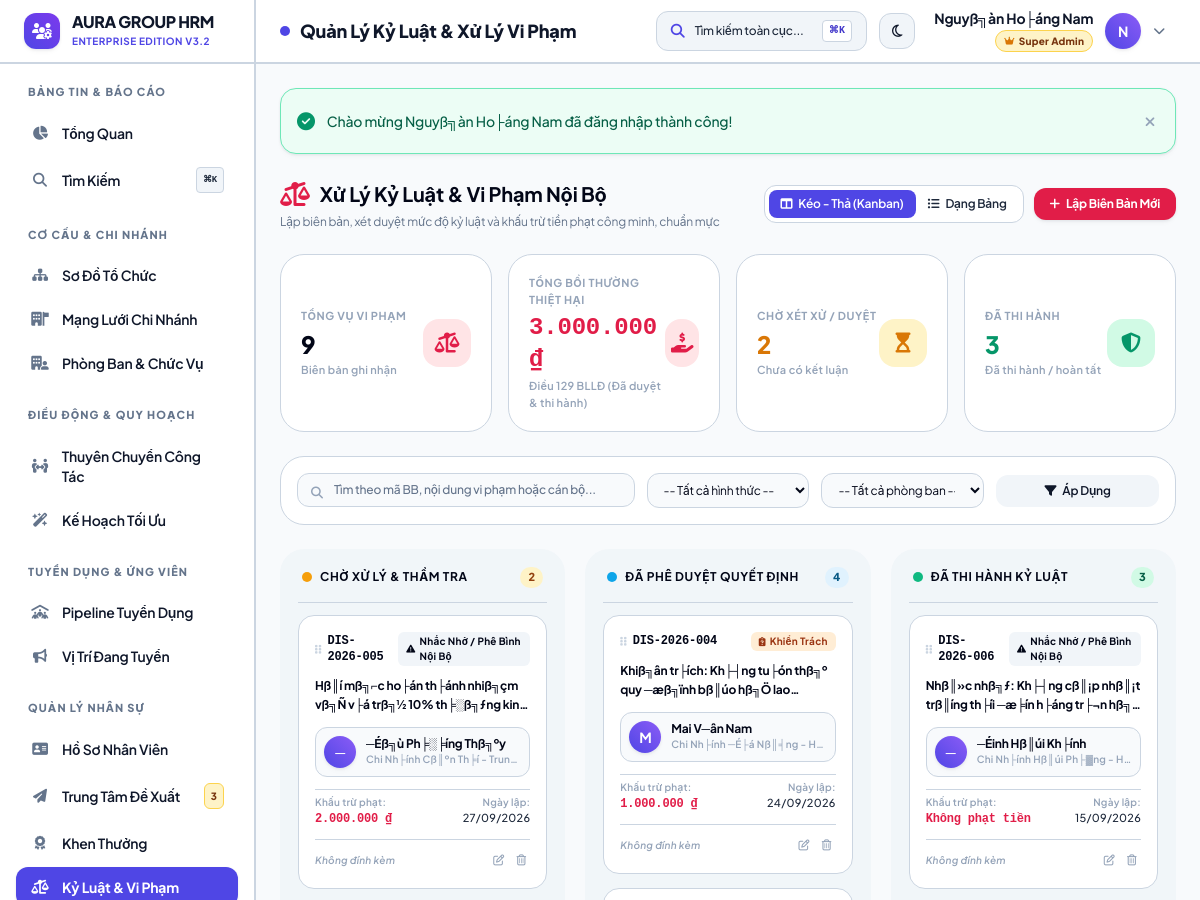
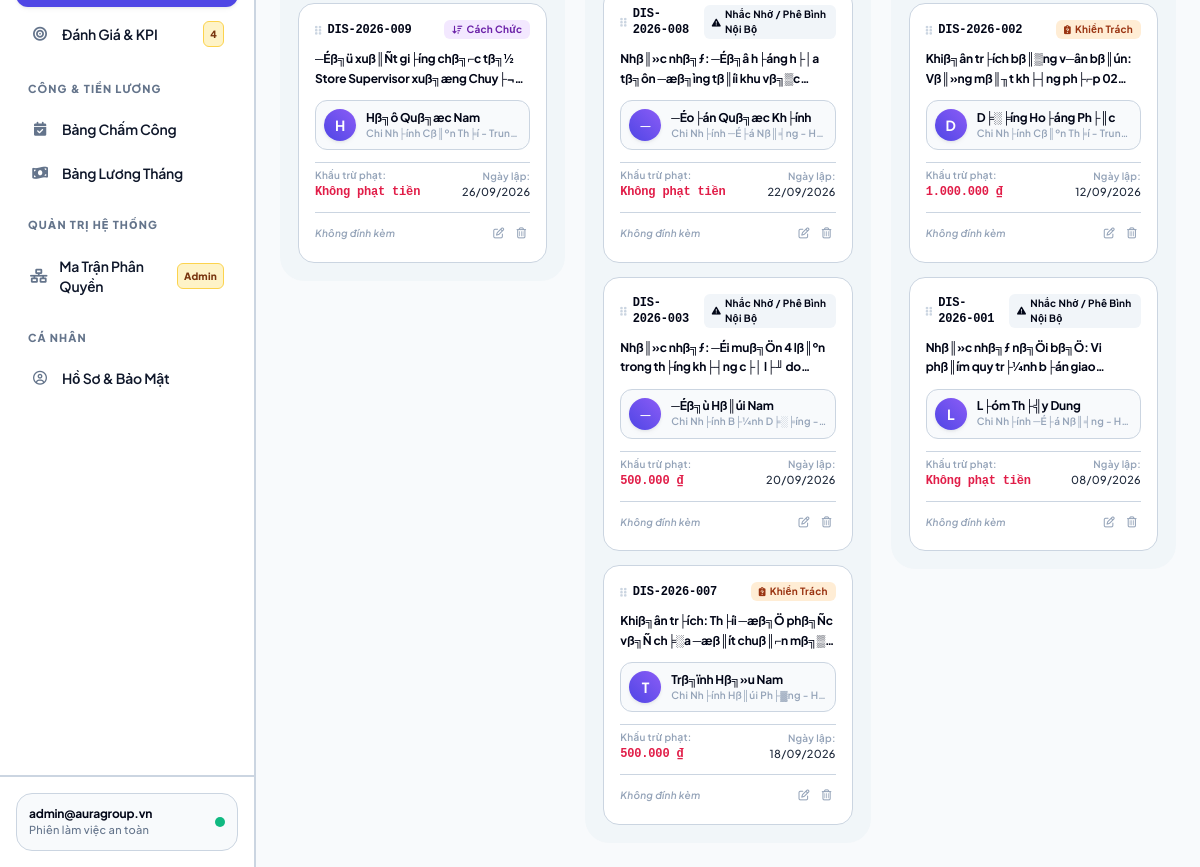
The page /modules/disciplines/index.php (signed in) on the database its author committed (2 pictures, top to bottom).
### tables this page shows
CREATE TABLE `disciplines` (
  `id` int(11) NOT NULL AUTO_INCREMENT,
  `discipline_code` varchar(50) NOT NULL COMMENT 'M├ú bi├¬n bß║ún: KL-YYYY-XXX',
  `employee_id` int(11) NOT NULL COMMENT 'Nh├ón vi├¬n bß╗ï xß╗¡ l├╜ kß╗╖ luß║¡t',
  `discipline_type` enum('warning','reprimand','salary_cut','demotion','termination') DEFAULT 'warning' COMMENT 'H├¼nh thß╗⌐c kß╗╖ luß║¡t',
  `title` varchar(255) NOT NULL COMMENT 'Ti├¬u ─æß╗ü / H├ánh vi vi phß║ím',
  `description` text DEFAULT NULL COMMENT 'Nß╗Öi dung chi tiß║┐t vi phß║ím & kß║┐t luß║¡n',
  `penalty_amount` decimal(15,2) DEFAULT 0.00 COMMENT 'Sß╗æ tiß╗ün phß║ít / khß║Ñu trß╗½ (nß║┐u c├│)',
  `decision_number` varchar(100) DEFAULT NULL COMMENT 'Sß╗æ quyß║┐t ─æß╗ïnh kß╗╖ luß║¡t',
  `discipline_date` date NOT NULL COMMENT 'Ng├áy lß║¡p bi├¬n bß║ún / ban h├ánh quyß║┐t ─æß╗ïnh',
  `status` enum('pending','approved','executed','cancelled') DEFAULT 'pending' COMMENT 'Trß║íng th├íi quy tr├¼nh',
  `attachment` varchar(255) DEFAULT NULL COMMENT 'Tß╗çp bi├¬n bß║ún scan ─æ├¡nh k├¿m',
  `created_by` int(11) DEFAULT NULL COMMENT 'Ng╞░ß╗¥i lß║¡p bi├¬n bß║ún',
  `approved_by` int(11) DEFAULT NULL COMMENT 'L├únh ─æß║ío ph├¬ duyß╗çt',
  `approved_at` datetime DEFAULT NULL,
  `executed_at` datetime DEFAULT NULL,
  `created_at` timestamp NOT NULL DEFAULT current_timestamp(),
  PRIMARY KEY (`id`),
  UNIQUE KEY `discipline_code` (`discipline_code`),
  KEY `employee_id` (`employee_id`),
  KEY `created_by` (`created_by`),
  KEY `approved_by` (`approved_by`),
  CONSTRAINT `disciplines_ibfk_1` FOREIGN KEY (`employee_id`) REFERENCES `employees` (`id`) ON DELETE CASCADE,
  CONSTRAINT `disciplines_ibfk_2` FOREIGN KEY (`created_by`) REFERENCES `users` (`id`) ON DELETE SET NULL,
  CONSTRAINT `disciplines_ibfk_3` FOREIGN KEY (`approved_by`) REFERENCES `users` (`id`) ON DELETE SET NULL
);

CREATE TABLE `employees` (
  `id` int(11) NOT NULL AUTO_INCREMENT,
  `employee_code` varchar(20) NOT NULL,
  `fullname` varchar(100) NOT NULL,
  `gender` enum('Nam','Nu','Khac') DEFAULT 'Nam',
  `birth_date` date DEFAULT NULL,
  `identity_card` varchar(20) DEFAULT NULL,
  `phone` varchar(20) DEFAULT NULL,
  `email` varchar(100) DEFAULT NULL,
  `bank_account` varchar(50) DEFAULT NULL,
  `address` text DEFAULT NULL,
  `avatar` varchar(255) DEFAULT NULL,
  `branch_id` int(11) DEFAULT 1,
  `department_id` int(11) DEFAULT NULL,
  `position_id` int(11) DEFAULT NULL,
  `user_id` int(11) DEFAULT NULL COMMENT 'Li├¬n kß║┐t nß║┐u nh├ón vi├¬n c├│ t├ái khoß║ún ─æ─âng nhß║¡p',
  `hire_date` date NOT NULL,
  `employment_status` enum('probation','official','resigned') DEFAULT 'probation',
  `created_at` timestamp NOT NULL DEFAULT current_timestamp(),
  PRIMARY KEY (`id`),
  UNIQUE KEY `employee_code` (`employee_code`),
  UNIQUE KEY `user_id` (`user_id`),
  KEY `department_id` (`department_id`),
  KEY `position_id` (`position_id`),
  CONSTRAINT `employees_ibfk_1` FOREIGN KEY (`department_id`) REFERENCES `departments` (`id`) ON DELETE SET NULL,
  CONSTRAINT `employees_ibfk_2` FOREIGN KEY (`position_id`) REFERENCES `positions` (`id`) ON DELETE SET NULL,
  CONSTRAINT `employees_ibfk_3` FOREIGN KEY (`user_id`) REFERENCES `users` (`id`) ON DELETE SET NULL
);

CREATE TABLE `branches` (
  `id` int(11) NOT NULL AUTO_INCREMENT,
  `code` varchar(20) NOT NULL,
  `name` varchar(150) NOT NULL,
  `address` varchar(255) DEFAULT NULL,
  `phone` varchar(20) DEFAULT NULL,
  `email` varchar(100) DEFAULT NULL,
  `manager_id` int(11) DEFAULT NULL,
  `target_headcount` int(11) DEFAULT 50 COMMENT '─Éß╗ïnh bi├¬n nh├ón sß╗▒ mß╗Ñc ti├¬u',
  `is_headquarter` tinyint(1) DEFAULT 0 COMMENT '1: Trß╗Ñ sß╗ƒ ch├¡nh, 0: Chi nh├ính',
  `status` enum('active','inactive') DEFAULT 'active',
  `notes` text DEFAULT NULL,
  `created_at` timestamp NOT NULL DEFAULT current_timestamp(),
  PRIMARY KEY (`id`),
  UNIQUE KEY `code` (`code`)
);

### modules/disciplines/index.php (the view, shortened to what the rows shown need)
<?php
require_once __DIR__ . '/../../core/auth.php';
$current_view = trim($_GET['view'] ?? 'kanban');
$where_clauses = ['1=1'];
$params = [];
$where_sql = implode(' AND ', $where_clauses);
$query_sql = "
    SELECT d.*,
           e.fullname AS employee_name, e.employee_code, e.avatar AS employee_avatar,
           b.name AS branch_name, dept.name AS department_name, p.name AS position_name,
           u_cre.fullname AS creator_name,
           u_app.fullname AS approver_name
    FROM disciplines d
    JOIN employees e ON d.employee_id = e.id
    LEFT JOIN branches b ON e.branch_id = b.id
    LEFT JOIN departments dept ON e.department_id = dept.id
    LEFT JOIN positions p ON e.position_id = p.id
    LEFT JOIN users u_cre ON d.created_by = u_cre.id
    LEFT JOIN users u_app ON d.approved_by = u_app.id
    WHERE {$where_sql}
    ORDER BY d.discipline_date DESC, d.id DESC
";
$stmt = $pdo->prepare($query_sql);
$stmt->execute($params);
$disciplines = $stmt->fetchAll();
$kanban_columns = [
    'pending' => [
        'title' => 'Chờ Xử Lý & Thẩm Tra',
        'color' => 'amber',
        'badge_bg' => 'bg-amber-100 text-amber-800 dark:bg-amber-950/60 dark:text-amber-300',
        'items' => []
    ],
    'approved' => [
        'title' => 'Đã Phê Duyệt Quyết Định',
        'color' => 'sky',
        'badge_bg' => 'bg-sky-100 text-sky-800 dark:bg-sky-950/60 dark:text-sky-300',
        'items' => []
    ],
    'executed' => [
        'title' => 'Đã Thi Hành Kỷ Luật',
        'color' => 'emerald',
        'badge_bg' => 'bg-emerald-100 text-emerald-800 dark:bg-emerald-950/60 dark:text-emerald-300',
        'items' => []
    ]
];
foreach ($disciplines as $d_item) {
    $st = $d_item['status'];
    if (isset($kanban_columns[$st])) {
        $kanban_columns[$st]['items'][] = $d_item;
    } else {
        $kanban_columns['pending']['items'][] = $d_item;
    }
}
$type_meta = [
    'reprimand' => [
        'label' => 'Khiển Trách',
        'icon'  => 'fa-clipboard-question',
        'class' => 'bg-orange-100 text-orange-800 dark:bg-orange-950/60 dark:text-orange-300'
    ],
    'salary_raise_delay' => [
        'label' => 'Kéo Dài Thời Hạn Nâng Lương (≤ 6 tháng)',
        'icon'  => 'fa-clock-rotate-left',
        'class' => 'bg-amber-100 text-amber-800 dark:bg-amber-950/60 dark:text-amber-300'
    ],
    'demotion' => [
        'label' => 'Cách Chức',
        'icon'  => 'fa-arrow-down-wide-short',
        'class' => 'bg-purple-100 text-purple-800 dark:bg-purple-950/60 dark:text-purple-300'
    ],
    'termination' => [
        'label' => 'Sa Thải',
        'icon'  => 'fa-ban',
        'class' => 'bg-red-200 text-red-900 dark:bg-red-950 dark:text-red-300'
    ],
    'warning' => [
        'label' => 'Nhắc Nhở / Phê Bình Nội Bộ',
        'icon'  => 'fa-triangle-exclamation',
        'class' => 'bg-slate-100 text-slate-800 dark:bg-slate-800 dark:text-slate-300'
    ]
];
require_once __DIR__ . '/../../includes/header.php';
?>
<div class="space-y-6">
    <div class="flex flex-col md:flex-row md:items-center justify-between gap-4">
        <div>
            <h2 class="text-xl font-bold text-slate-800 dark:text-white flex items-center gap-2.5">
                <i class="fa-solid fa-scale-unbalanced text-rose-600 dark:text-rose-400 text-2xl"></i>
                <span>Xử Lý Kỷ Luật & Vi Phạm Nội Bộ</span>
            </h2>
        </div>
    </div>
    <?php if ($current_view === 'kanban'): ?>
        <div class="kanban-board grid grid-cols-1 md:grid-cols-3 gap-5 items-start">
            <?php foreach ($kanban_columns as $col_key => $col): ?>
                <div class="kanban-column bg-slate-100/80 dark:bg-slate-800/60 rounded-3xl p-4 border-2 border-transparent transition-all duration-200 min-h-[550px] flex flex-col"
                     data-status="<?= $col_key ?>">
                    <div class="flex items-center justify-between pb-3.5 mb-3 border-b border-slate-200 dark:border-slate-700/80 px-1">
                        <div class="flex items-center gap-2">
                            <span class="w-2.5 h-2.5 rounded-full <?= $col_key === 'pending' ? 'bg-amber-500 animate-pulse' : ($col_key === 'approved' ? 'bg-sky-500' : 'bg-emerald-500') ?>"></span>
                            <h3 class="text-xs font-bold text-slate-800 dark:text-white uppercase tracking-wider">
                                <?= $col['title'] ?>
                            </h3>
                        </div>
                        <span class="kanban-count-badge px-2 py-0.5 rounded-full text-[11px] font-extrabold <?= $col['badge_bg'] ?>">
                            <?= count($col['items']) ?>
                        </span>
                    </div>
                    <div class="kanban-cards-container flex-1 space-y-3.5 min-h-[300px]">
                        <?php foreach ($col['items'] as $item): ?>
                            <?php
                                $meta = $type_meta[$item['discipline_type']] ?? $type_meta['warning'];
                            ?>
                            <div class="kanban-card bg-white dark:bg-slate-800 rounded-2xl p-4 border border-slate-200/80 dark:border-slate-700/80 shadow-2xs card-hover transition-all group"
                                 data-id="<?= $item['id'] ?>"
                                 data-code="<?= e($item['discipline_code']) ?>">
                                <div class="flex items-center justify-between gap-2 mb-2.5">
                                    <span class="font-mono text-xs font-bold text-slate-800 dark:text-white flex items-center gap-1.5">
                                        <i class="fa-solid fa-grip-vertical text-slate-300 dark:text-slate-600 text-[10px] group-hover:text-rose-500"></i>
                                        <span><?= e($item['discipline_code']) ?></span>
                                    </span>
                                    <span class="px-2 py-0.5 rounded-md text-[10px] font-bold <?= $meta['class'] ?> flex items-center gap-1">
                                        <i class="fa-solid <?= $meta['icon'] ?> text-[9px]"></i>
                                        <span><?= $meta['label'] ?></span>
                                    </span>
                                </div>
                                <h4 class="text-xs font-bold text-slate-800 dark:text-white line-clamp-2 leading-relaxed mb-3">
                                    <?= e($item['title']) ?>
                                </h4>
                                <div class="flex items-center gap-2.5 p-2 rounded-xl bg-slate-50 dark:bg-slate-900/60 border border-slate-100 dark:border-slate-800 mb-3">
                                    <?= render_avatar($item['employee_name'], $item['employee_avatar'], 8) ?>
                                    <div class="truncate">
                                        <a href="<?= base_url('modules/employees/view.php?id=' . $item['employee_id']) ?>" class="text-xs font-bold text-slate-800 dark:text-white hover:text-rose-600 truncate block">
                                            <?= e($item['employee_name']) ?>
                                        </a>
                                        <p class="text-[10px] text-slate-400 truncate">
                                            <?= e($item['branch_name'] ?? '---') ?> • <?= e($item['department_name'] ?? '---') ?>
                                        </p>
                                    </div>
                                </div>
                                <div class="flex items-center justify-between text-xs pt-1 border-t border-slate-100 dark:border-slate-700/60">
                                    <div>
                                        <span class="text-[10px] text-slate-400 block">Khấu trừ phạt:</span>
                                        <span class="font-mono font-bold text-rose-600 dark:text-rose-400 text-xs">
                                            <?= $item['penalty_amount'] > 0 ? format_money($item['penalty_amount']) : 'Không phạt tiền' ?>
                                        </span>
                                    </div>
                                    <div class="text-right">
                                        <span class="text-[10px] text-slate-400 block">Ngày lập:</span>
                                        <span class="text-[11px] font-medium text-slate-600 dark:text-slate-300">
                                            <?= format_date($item['discipline_date']) ?>
                                        </span>
                                    </div>
                                </div>
                                <div class="flex items-center justify-between mt-3 pt-2 text-[11px] border-t border-slate-100 dark:border-slate-700/40">
                                    <div>
                                        <?php if (!empty($item['attachment'])): ?>
                                            <a href="<?= base_url('assets/uploads/attachments/' . e($item['attachment'])) ?>" target="_blank" class="text-rose-600 dark:text-rose-400 hover:underline flex items-center gap-1 font-semibold" title="Xem biên bản scan">
                                                <i class="fa-solid fa-paperclip"></i>
                                                <span>File scan</span>
                                            </a>
                                        <?php else: ?>
                                            <span class="text-slate-400 text-[10px] italic">Không đính kèm</span>
                                        <?php endif; ?>
                                    </div>
                                    <div class="flex items-center gap-1">
                                        <?php if (has_permission('disciplines', 'create')): ?>
                                            <a href="form.php?id=<?= $item['id'] ?>" class="p-1 text-slate-400 hover:text-rose-600 rounded transition" title="Chỉnh sửa">
                                                <i class="fa-regular fa-pen-to-square"></i>
                                            </a>
                                        <?php endif; ?>
                                        <?php if (has_permission('disciplines', 'delete')): ?>
                                            <form method="POST" action="delete.php" class="inline" onsubmit="return false;">
                                                <button type="button" data-confirm="Bạn có chắc chắn muốn xóa biên bản kỷ luật '<?= e($item['discipline_code']) ?>' không?" class="p-1 text-slate-400 hover:text-rose-600 rounded transition" title="Xóa">
                                                    <i class="fa-regular fa-trash-can"></i>
                                                </button>
                                            </form>
                                        <?php endif; ?>
                                    </div>
                                </div>
                            </div>
                        <?php endforeach; ?>
                    </div>
                </div>
            <?php endforeach; ?>
        </div>
    <?php endif; ?>
</div>
<?php require_once __DIR__ . '/../../includes/footer.php'; ?>

### core/helpers.php (shortened to what the rows shown need)
<?php
function base_url($path = '') {
    $protocol = (!empty($_SERVER['HTTPS']) && $_SERVER['HTTPS'] !== 'off' || ($_SERVER['SERVER_PORT'] ?? 80) == 443) ? "https://" : "http://";
    $host = $_SERVER['HTTP_HOST'] ?? 'localhost';
    $script = dirname($_SERVER['SCRIPT_NAME'] ?? '');
    $base = rtrim(str_replace('\\', '/', $script), '/');
    if (strpos($base, '/modules') !== false) {
        $base = substr($base, 0, strpos($base, '/modules'));
    }
    $url = $protocol . $host . $base;
    return rtrim($url, '/') . '/' . ltrim($path, '/');
}
function e($string) {
    return htmlspecialchars((string)($string ?? ''), ENT_QUOTES, 'UTF-8');
}
function format_money($amount) {
    return number_format((float)$amount, 0, ',', '.') . ' ₫';
}
function format_date($date_string) {
    $time = strtotime($date_string);
    return date('d/m/Y', $time);
}
function render_avatar($name, $avatar_file = null, $size = 10) {
    $first_letter = mb_strtoupper(mb_substr(trim($name ?? 'User'), 0, 1, 'UTF-8'), 'UTF-8');
    return '<div class="w-' . $size . ' h-' . $size . ' rounded-full bg-gradient-to-tr from-indigo-600 to-violet-500 text-white flex items-center justify-center font-bold text-sm shadow-sm flex-shrink-0">' . e($first_letter) . '</div>';
}

### rows shown on the page
disciplines: discipline_code "DIS-2026-005", discipline_type "Nhắc Nhở / Phê Bình Nội Bộ", title "Hß║í mß╗⌐c ho├án th├ánh nhiß╗çm vß╗Ñ v├á trß╗½ 10% th╞░ß╗ƒng…", employee.fullname "─", employee.fullname "─Éß╗ù Ph╞░╞íng Thß╗ºy", branches.name "Chi Nh├ính Cß║ºn Th╞í - Trun…", penalty_amount "2.000.000 ₫", discipline_date "27/09/2026", shows "Không đính kèm"
disciplines: discipline_code "DIS-2026-009", discipline_type "Cách Chức", title "─Éß╗ü xuß║Ñt gi├íng chß╗⌐c tß╗½ Store Supervisor xuß╗æng…", employee.fullname "H", employee.fullname "Hß╗ô Quß╗æc Nam", branches.name "Chi Nh├ính Cß║ºn Th╞í - Trun…", penalty_amount "Không phạt tiền", discipline_date "26/09/2026", shows "Không đính kèm"
disciplines: discipline_code "DIS-2026-004", discipline_type "Khiển Trách", title "Khiß╗ân tr├ích: Kh├┤ng tu├ón thß╗º quy ─æß╗ïnh bß║úo hß╗Ö…", employee.fullname "M", employee.fullname "Mai V─ân Nam", branches.name "Chi Nh├ính ─É├á Nß║╡ng - H…", penalty_amount "1.000.000 ₫", discipline_date "24/09/2026", shows "Không đính kèm"
disciplines: discipline_code "DIS-2026-008", discipline_type "Nhắc Nhở / Phê Bình Nội Bộ", title "Nhß║»c nhß╗ƒ: ─Éß╗â h├áng h├│a tß╗ôn ─æß╗ìng tß║íi khu…", employee.fullname "─", employee.fullname "─Éo├án Quß╗æc Kh├ính", branches.name "Chi Nh├ính ─É├á Nß║╡ng - H…", penalty_amount "Không phạt tiền", discipline_date "22/09/2026", shows "Không đính kèm"
disciplines: discipline_code "DIS-2026-003", discipline_type "Nhắc Nhở / Phê Bình Nội Bộ", title "Nhß║»c nhß╗ƒ: ─Éi muß╗Ön 4 lß║ºn trong th├íng kh├┤ng c├│ l├╜…", employee.fullname "─", employee.fullname "─Éß╗ù Hß║úi Nam", branches.name "Chi Nh├ính B├¼nh D╞░╞íng…", penalty_amount "500.000 ₫", discipline_date "20/09/2026", shows "Không đính kèm"
disciplines: discipline_code "DIS-2026-007", discipline_type "Khiển Trách", title "Khiß╗ân tr├ích: Th├íi ─æß╗Ö phß╗Ñc vß╗Ñ ch╞░a ─æß║ít chuß║⌐n…", employee.fullname "T", employee.fullname "Trß╗ïnh Hß╗»u Nam", branches.name "Chi Nh├ính Hß║úi Ph├▓ng - H…", penalty_amount "500.000 ₫", discipline_date "18/09/2026", shows "Không đính kèm"
disciplines: discipline_code "DIS-2026-006", discipline_type "Nhắc Nhở / Phê Bình Nội Bộ", title "Nhß║»c nhß╗ƒ: Kh├┤ng cß║¡p nhß║¡t trß║íng th├íi ─æ╞ín h├áng tr├¬n…", employee.fullname "─", employee.fullname "─Éinh Hß║úi Kh├ính", branches.name "Chi Nh├ính Hß║úi Ph├▓ng - H…", penalty_amount "Không phạt tiền", discipline_date "15/09/2026", shows "Không đính kèm"
disciplines: discipline_code "DIS-2026-002", discipline_type "Khiển Trách", title "Khiß╗ân tr├ích bß║▒ng v─ân bß║ún: Vß║»ng mß║╖t kh├┤ng ph├⌐p…", employee.fullname "D", employee.fullname "D╞░╞íng Ho├áng Ph├║c", branches.name "Chi Nh├ính Cß║ºn Th╞í - Trun…", penalty_amount "1.000.000 ₫", discipline_date "12/09/2026", shows "Không đính kèm"
disciplines: discipline_code "DIS-2026-001", discipline_type "Nhắc Nhở / Phê Bình Nội Bộ", title "Nhß║»c nhß╗ƒ nß╗Öi bß╗Ö: Vi phß║ím quy tr├¼nh b├án…", employee.fullname "L", employee.fullname "L├óm Th├╣y Dung", branches.name "Chi Nh├ính ─É├á Nß║╡ng - H…", penalty_amount "Không phạt tiền", discipline_date "08/09/2026", shows "Không đính kèm"

### other values the page prints
$pending_proposals_count "3"
$pending_evals_count "4"
$_SESSION['user']['username'] "admin@auragroup.vn"
$page_title "Quản Lý Kỷ Luật & Xử Lý Vi Phạm"
$user['fullname'] "Nguyß╗àn Ho├áng Nam"
$first_letter "N"
$flash['message'] "Chào mừng Nguyß╗àn Ho├áng Nam đã đăng nhập thành công!"
$stats['total_count'] "9"
format_money($stats['total_penalty']) "3.000.000 ₫"
$stats['pending_count'] "2"
$stats['executed_count'] "3"
$col['title'] "CHỜ XỬ LÝ & THẨM TRA"
count($col['items']) "2"
$col['title'] "ĐÃ PHÊ DUYỆT QUYẾT ĐỊNH"
count($col['items']) "4"
